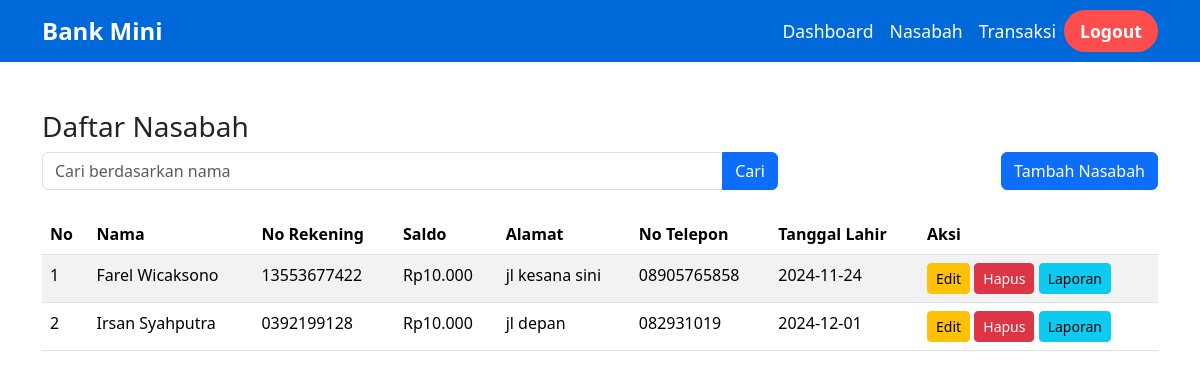
/petugas/data_nasabah.php (signed in), run on the app's committed database.
### tables this page shows
CREATE TABLE `nasabah` (
  `id_nasabah` int(11) NOT NULL,
  `nama` varchar(100) NOT NULL,
  `alamat` varchar(255) NOT NULL,
  `no_telepon` varchar(15) NOT NULL,
  `tanggal_lahir` date NOT NULL,
  `no_rekening` varchar(20) NOT NULL,
  `saldo` int(11) DEFAULT NULL
);

### petugas/data_nasabah.php (the view, shortened to what this page needs)
<?php
require '../db.php';
$search_query = '';
if (isset($_POST['search'])) {
    $search_query = $_POST['search'];
    $result = $conn->query("SELECT * FROM nasabah WHERE nama LIKE '%$search_query%'");
} else {
    $result = $conn->query("SELECT * FROM nasabah");
}
?>
<!DOCTYPE html>
<html lang="id">
<head>
    <link rel="stylesheet" href="../assets/css/bootstrap.min.css">
</head>
<body>
    <nav class="navbar navbar-expand-lg navbar-dark bg-primary">
        <div class="container">
            <a class="navbar-brand" href="#">Bank Mini</a>
            <div class="collapse navbar-collapse" id="navbarNav">
                <ul class="navbar-nav ms-auto">
                    <li class="nav-item">
                        <a class="nav-link" href="dashboard.php">Dashboard</a>
                    </li>
                    <li class="nav-item">
                        <a class="nav-link active" href="data_nasabah.php">Nasabah</a>
                    </li>
                    <li class="nav-item">
                        <a class="nav-link" href="transaksi.php">Transaksi</a>
                    </li>
                    <li class="nav-item">
                        <a class="nav-link text-danger" href="../logout.php">Logout</a>
                    </li>
                </ul>
            </div>
        </div>
    </nav>
    <div class="container mt-5">
        <h3>Daftar Nasabah</h3>
        <div class="row mb-3">
            <div class="col-md-8">
                <form method="POST">
                    <div class="input-group">
                        <input type="text" class="form-control" name="search" placeholder="Cari berdasarkan nama" value="<?= $search_query ?>">
                        <button class="btn btn-primary" type="submit">Cari</button>
                    </div>
                </form>
            </div>
            <div class="col-md-4 text-end">
                <a href="tambah_nasabah.php" class="btn btn-primary">Tambah Nasabah</a>
            </div>
        </div>
        <div class="mt-4">
            <table class="table table-striped">
                <thead>
                    <tr>
                        <th>No</th>
                        <th>Nama</th>
                        <th>No Rekening</th>
                        <th>Saldo</th>
                        <th>Alamat</th>
                        <th>No Telepon</th>
                        <th>Tanggal Lahir</th>
                        <th>Aksi</th>
                    </tr>
                </thead>
                <tbody>
                    <?php
                    $no = 1;
                    while ($row = $result->fetch_assoc()): ?>
                    <tr>
                        <td><?= $no++ ?></td>
                        <td><?= $row['nama'] ?></td>
                        <td><?= $row['no_rekening'] ?></td>
                        <td>Rp<?= number_format($row['saldo'], 0, ',', '.') ?></td>
                        <td><?= $row['alamat'] ?></td>
                        <td><?= $row['no_telepon'] ?></td>
                        <td><?= $row['tanggal_lahir'] ?></td>
                        <td>
                            <a href="edit_nasabah.php?id=<?= $row['id_nasabah'] ?>" class="btn btn-warning btn-sm">Edit</a>
                            <a href="hapus_nasabah.php?id=<?= $row['id_nasabah'] ?>" class="btn btn-danger btn-sm" onclick="return confirm('Apakah Anda yakin ingin menghapus nasabah ini?');">Hapus</a>
                            <a href="laporan_transaksi.php?id=<?= $row['id_nasabah'] ?>" class="btn btn-info btn-sm">Laporan</a>
                        </td>
                    </tr>
                    <?php endwhile; ?>
                </tbody>
            </table>
        </div>
    </div>
</body>
</html>

### petugas/data_nasabah.php (style rules this page uses)
.navbar { background-color: #0069d9 !important; }
.navbar-brand { font-weight: bold; font-size: 1.5rem; }
.navbar-nav .nav-link { color: white !important; font-size: 1.1rem; padding: 0.5rem 1rem; transition: color 0.3s ease-in-out; }
.navbar-nav .nav-item .nav-link.text-danger { font-size: 1.1rem; font-weight: bold; background-color: #ff4d4d; border-radius: 25px; padding: 8px 16px; transition: background-color 0.3s, transform 0.3s; }

### data on the page
nasabah: nama "Farel Wicaksono", no_rekening "13553677422", saldo "10.000", alamat "jl kesana sini", no_telepon "08905765858", tanggal_lahir "2024-11-24"
nasabah: nama "Irsan Syahputra", no_rekening "0392199128", saldo "10.000", alamat "jl depan", no_telepon "082931019", tanggal_lahir "2024-12-01"
